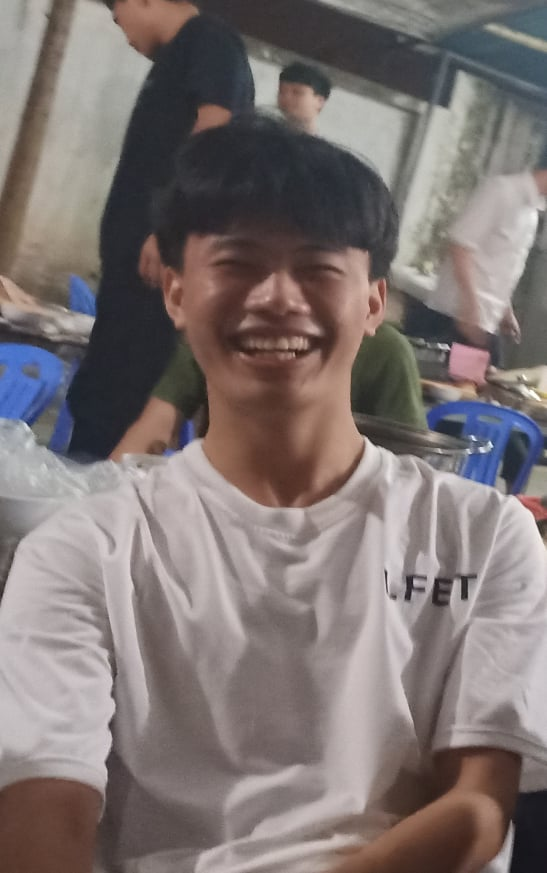
#> input picture openCV - xử lí ảnh/Lithuyet/bedat.jpg, 547 x 873 px
$ python nhan_dien_khuon_mat.py
#> lines starting #> are read from the running program, lines starting #| are printed output that depends on the picture
import cv2

# Bước 1: Tấm ảnh và tệp tin xml
face_cascade = cv2.CascadeClassifier("haarcascade_frontalface_default.xml")
image_size2 = cv2.imread("bedat.jpg",1)
#> image_size2 is the input picture: shape (873, 547, 3); mean B, G, R 114.4, 115.6, 125.5
image = cv2.resize(image_size2, dsize = None, fx = 0.5, fy = 0.5)


# Bước 2: Tạo một bức ảnh xám
grayImage = cv2.cvtColor(image, cv2.COLOR_BGR2GRAY)
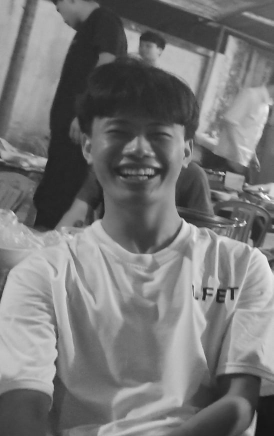
#> grayImage: shape (436, 274); min 21, max 254, mean 118.7

# Bước 3: Tìm khuôn mặt
faces = face_cascade.detectMultiScale(
    grayImage,
    scaleFactor  = 1.1,
    minNeighbors = 5,
)
#> faces = [[54, 82, 118, 118]]

# Bước 4: Vẽ các khuôn mặt đã nhận diện được lên tấm ảnh gốc
for (x, y, w, h) in faces:
    cv2.rectangle(image, (x, y), (x+w, y+h), (0, 255, 0), 2)
#> this loop made 1 pass
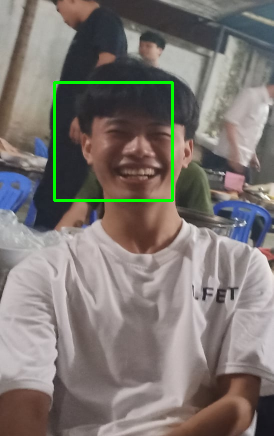
#> image: shape (436, 274, 3); mean B, G, R 113.7, 118, 124.7

# Bước 5: Vẽ lên màn hình
cv2.imshow("Faces found", image)

cv2.waitKey(0)
cv2.destroyAllWindows()

$ run again, with openCV - xử lí ảnh/Lithuyet/anhnhieu.jpg copied over openCV - xử lí ảnh/Lithuyet/bedat.jpg
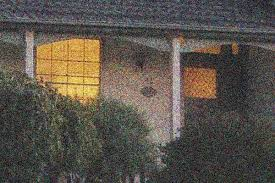
#> input picture openCV - xử lí ảnh/Lithuyet/anhnhieu.jpg, 275 x 183 px
#> image_size2 is the input picture: shape (183, 275, 3); mean B, G, R 74.6, 83.3, 90.1
#> `image = cv2.resize(image_size2, dsize = None, fx = 0.5, fy = 0.5)`:
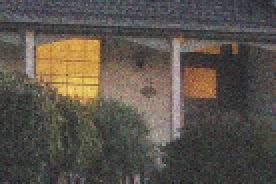
#> image: shape (92, 138, 3) (shown 2 times larger); mean B, G, R 74.6, 83.3, 90
#> `grayImage = cv2.cvtColor(image, cv2.COLOR_BGR2GRAY)`:
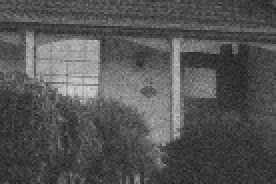
#> grayImage: shape (92, 138) (shown 2 times larger); min 26, max 217, mean 84.3
#> faces = ()
